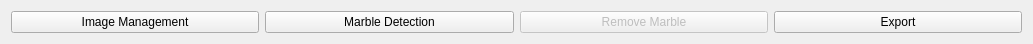
       <widget class="QWidget" name="layoutWidget_3">
        <property name="geometry">
         <rect>
          <x>0</x>
          <y>780</y>
          <width>1033</width>
          <height>30</height>
         </rect>
        </property>
        <property name="sizePolicy">
         <sizepolicy hsizetype="MinimumExpanding" vsizetype="MinimumExpanding">
          <horstretch>0</horstretch>
          <verstretch>0</verstretch>
         </sizepolicy>
        </property>
        <layout class="QHBoxLayout" name="horizontalLayout_7">
         <item>
          <widget class="QPushButton" name="image_Management_Btn_3">
           <property name="enabled">
            <bool>true</bool>
           </property>
           <property name="sizePolicy">
            <sizepolicy hsizetype="MinimumExpanding" vsizetype="MinimumExpanding">
             <horstretch>0</horstretch>
             <verstretch>0</verstretch>
            </sizepolicy>
           </property>
           <property name="text">
            <string>Image Management</string>
           </property>
           <property name="checkable">
            <bool>false</bool>
           </property>
           <property name="flat">
            <bool>false</bool>
           </property>
          </widget>
         </item>
         <item>
          <widget class="QPushButton" name="marble_Detection_Btn_3">
           <property name="sizePolicy">
            <sizepolicy hsizetype="MinimumExpanding" vsizetype="MinimumExpanding">
             <horstretch>0</horstretch>
             <verstretch>0</verstretch>
            </sizepolicy>
           </property>
           <property name="text">
            <string>Marble Detection</string>
           </property>
          </widget>
         </item>
         <item>
          <widget class="QPushButton" name="remove_Marble_Btn_3">
           <property name="enabled">
            <bool>false</bool>
           </property>
           <property name="sizePolicy">
            <sizepolicy hsizetype="MinimumExpanding" vsizetype="MinimumExpanding">
             <horstretch>0</horstretch>
             <verstretch>0</verstretch>
            </sizepolicy>
           </property>
           <property name="text">
            <string>Remove Marble</string>
           </property>
          </widget>
         </item>
         <item>
          <widget class="QPushButton" name="export_Btn_3">
           <property name="sizePolicy">
            <sizepolicy hsizetype="MinimumExpanding" vsizetype="MinimumExpanding">
             <horstretch>0</horstretch>
             <verstretch>0</verstretch>
            </sizepolicy>
           </property>
           <property name="text">
            <string>Export</string>
           </property>
          </widget>
         </item>
        </layout>
       </widget>
